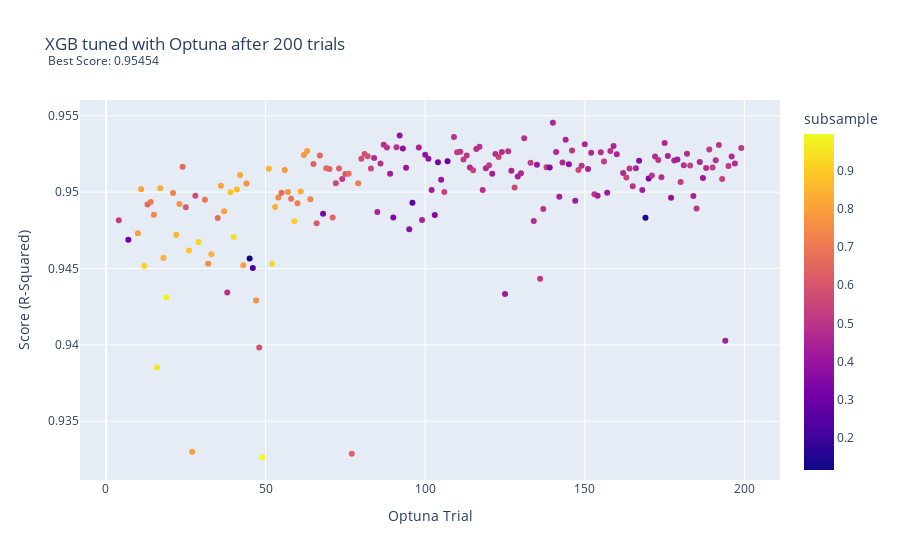

Notebook code for this chart:
### Code cell
fig = px.scatter(optuna_xgb.loc[optuna_xgb.Score > .93],
                 x="Trial", 
                 y="Score", 
                 color = 'subsample',
                 hover_data=['Parameters'],
                labels = {'Trial': 'Optuna Trial', 'Score': 'Score (R-Squared)'},
                title = 'XGB tuned with Optuna after 200 trials<br><sup> Best Score: 0.95454 </sup>')

fig.update_layout(
    hoverlabel=dict(
        bgcolor="white",
        font_size=8,
        font_family="Rockwell"
    )
)
fig.write_image("images/optuna_xgb_subsample.png")
fig.show()

### Figure 1 — Plotly figure (JSON) as saved in the notebook; plotly's stock layout.template omitted (floating-point values rounded to 4 significant figures; data arrays with more than 128 entries replaced by an {"elided": "..."} marker saying what was removed)
{"data": [{"customdata": {"elided": "182x1x8x2 mixed values"}, "hovertemplate": "Optuna Trial=%{x}<br>Score (R-Squared)=%{y}<br>Parameters=%{customdata[0]}<br>subsample=%{marker.color}<extra></extra>", "legendgroup": "", "marker": {"color": {"elided": "182 float values"}, "coloraxis": "coloraxis", "symbol": "circle"}, "mode": "markers", "name": "", "orientation": "v", "showlegend": false, "type": "scatter", "x": {"elided": "182 int values"}, "xaxis": "x", "y": {"elided": "182 float values"}, "yaxis": "y"}], "layout": {"coloraxis": {"colorbar": {"title": {"text": "subsample"}}, "colorscale": [[0, "#0d0887"], [0.1111, "#46039f"], [0.2222, "#7201a8"], [0.3333, "#9c179e"], [0.4444, "#bd3786"], [0.5556, "#d8576b"], [0.6667, "#ed7953"], [0.7778, "#fb9f3a"], [0.8889, "#fdca26"], [1, "#f0f921"]]}, "hoverlabel": {"bgcolor": "white", "font": {"family": "Rockwell", "size": 8}}, "legend": {"tracegroupgap": 0}, "title": {"text": "XGB tuned with Optuna after 200 trials<br><sup> Best Score: 0.95454 </sup>"}, "xaxis": {"anchor": "y", "domain": [0, 1], "title": {"text": "Optuna Trial"}}, "yaxis": {"anchor": "x", "domain": [0, 1], "title": {"text": "Score (R-Squared)"}}}}
